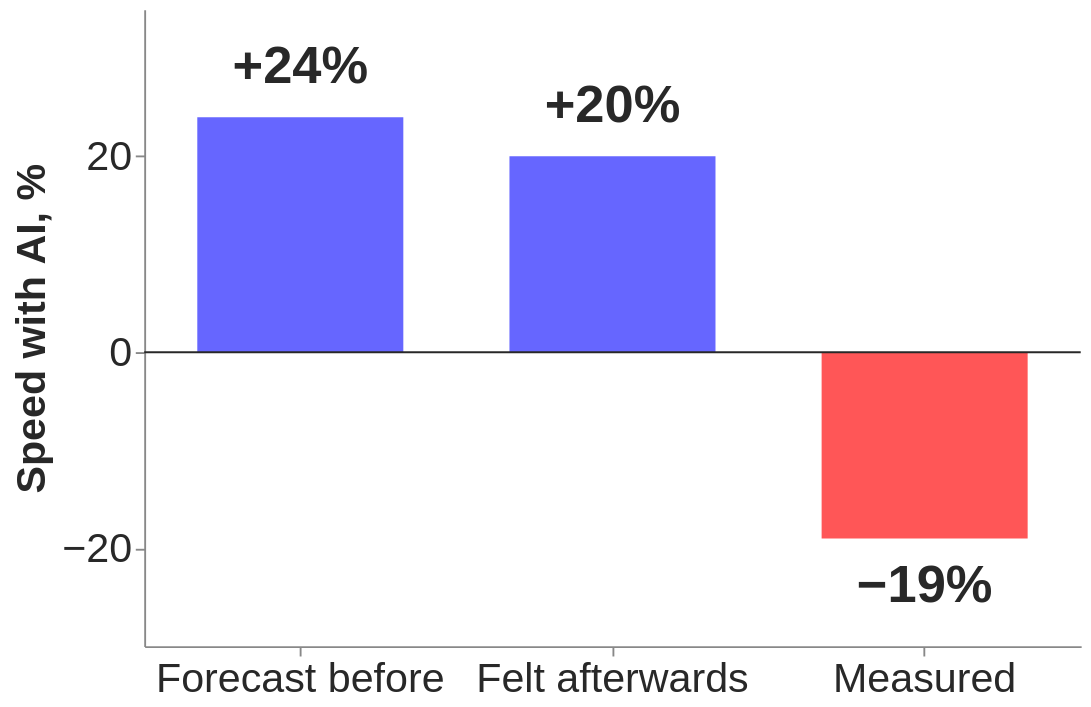

The Vega-Lite source for this figure:
### Vega-Lite specification from a JSON file in a GitHub repository (floating-point values rounded to 4 significant figures)
{"$schema": "https://vega.github.io/schema/vega-lite/v5.json", "width": 500, "height": 340, "data": {"values": [{"k": "Forecast before", "v": 24, "s": "up", "t": "+24%"}, {"k": "Felt afterwards", "v": 20, "s": "up", "t": "+20%"}, {"k": "Measured", "v": -19, "s": "down", "t": "−19%"}]}, "layer": [{"mark": {"type": "bar", "width": 110}, "encoding": {"x": {"field": "k", "type": "ordinal", "sort": null, "axis": {"title": null, "labelAngle": 0, "labelLimit": 220}}, "y": {"field": "v", "type": "quantitative", "scale": {"domain": [-30, 35]}, "axis": {"title": "Speed with AI, %", "grid": false, "values": [-20, 0, 20]}}, "color": {"field": "s", "type": "nominal", "scale": {"domain": ["up", "down"], "range": ["#6666FF", "#FF5657"]}, "legend": null}}}, {"transform": [{"calculate": "datum.v>0?datum.v+5:datum.v-5", "as": "p"}], "mark": {"type": "text", "fontSize": 28, "fontWeight": "bold", "color": "#282828"}, "encoding": {"x": {"field": "k", "type": "ordinal", "sort": null}, "y": {"field": "p", "type": "quantitative"}, "text": {"field": "t"}}}, {"data": {"values": [{"y": 0}]}, "mark": {"type": "rule", "color": "#282828"}, "encoding": {"y": {"field": "y", "type": "quantitative"}}}], "config": {"font": "Tahoma, Verdana, sans-serif", "axis": {"labelFontSize": 22, "titleFontSize": 22, "labelColor": "#282828", "titleColor": "#282828"}, "view": {"stroke": null}}}
